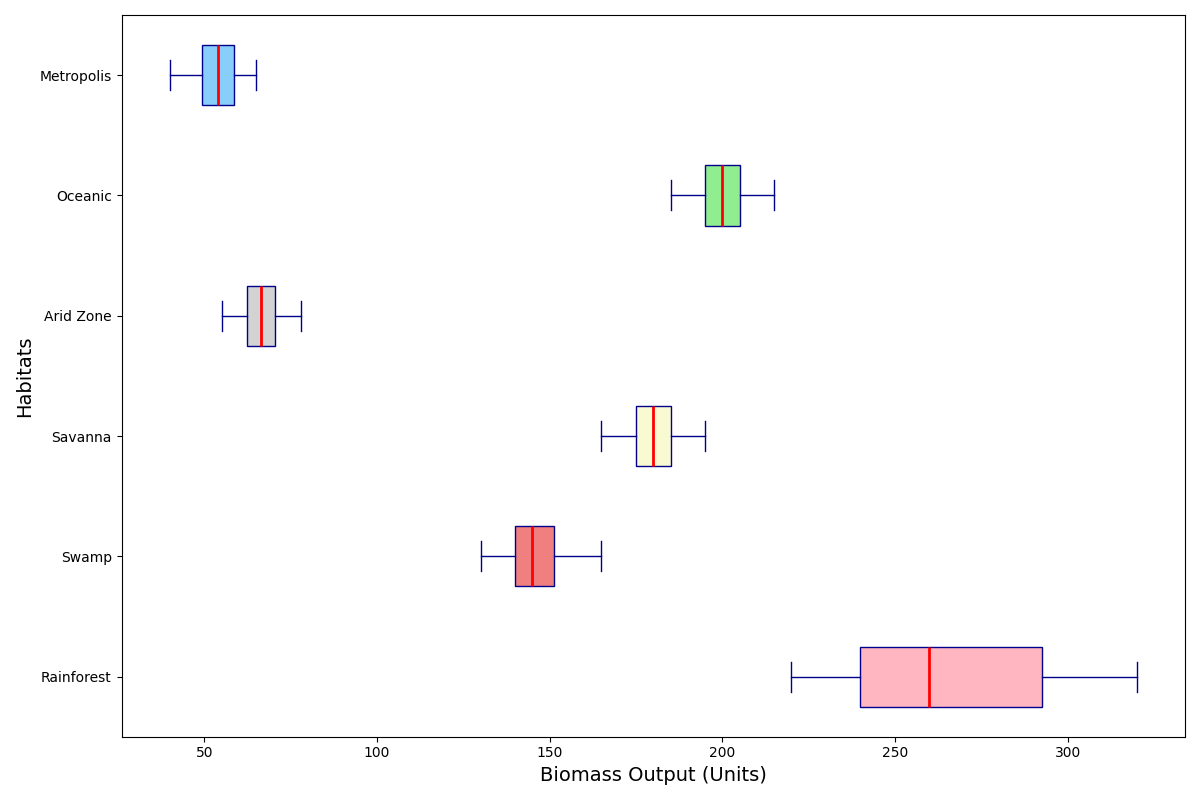

This chart was generated by the following Python code:
import matplotlib.pyplot as plt

urban_biomass = [50, 55, 60, 65, 47, 53, 58, 63, 45, 50, 55, 60, 40, 45, 50, 55]

biomass_data = [
    [250, 270, 300, 320, 240, 260, 290, 310, 230, 250, 280, 300, 220, 230, 240, 260],  # Rainforest
    [150, 155, 160, 165, 140, 145, 150, 155, 135, 140, 145, 150, 130, 135, 140, 145],  # Swamp
    [180, 185, 190, 195, 175, 180, 185, 190, 170, 175, 180, 185, 165, 170, 175, 180],  # Savanna
    [70, 72, 75, 78, 65, 68, 70, 73, 60, 63, 65, 68, 55, 58, 60, 63],  # Arid Zone
    [200, 205, 210, 215, 195, 200, 205, 210, 190, 195, 200, 205, 185, 190, 195, 200],  # Oceanic
    urban_biomass
]

ecosystems = ["Rainforest", "Swamp", "Savanna", "Arid Zone", "Oceanic", "Metropolis"]

fig, ax = plt.subplots(figsize=(12, 8))

boxplots = ax.boxplot(biomass_data, patch_artist=True, vert=False,
                      boxprops=dict(facecolor='lightblue', color='darkblue'),
                      whiskerprops=dict(color='darkblue'),
                      capprops=dict(color='darkblue'),
                      medianprops=dict(color='red', linewidth=2),
                      flierprops=dict(marker='o', color='red', alpha=0.5))

colors = ['lightpink', 'lightcoral', 'lightgoldenrodyellow', 'lightgray', 'lightgreen', 'lightskyblue']
for patch, color in zip(boxplots['boxes'], colors):
    patch.set_facecolor(color)

ax.set_yticklabels(ecosystems)
ax.set_ylabel('Habitats', fontsize=14)
ax.set_xlabel('Biomass Output (Units)', fontsize=14)

plt.tight_layout()
plt.show()
